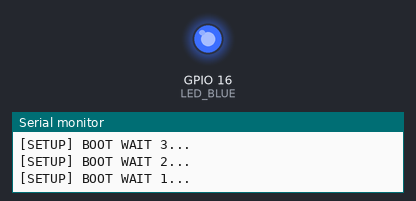
Bench run of a sketch on a simulated ESP8266 (NodeMCU). On the bench: output pins drawn as LEDs (lit = HIGH), the last lines printed to the serial monitor.

Above: at 4.6 s.
At 5.1 s:
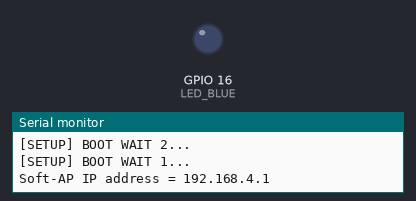
Timing chart, 0 to 6.6 s (numbered marks = the images above):
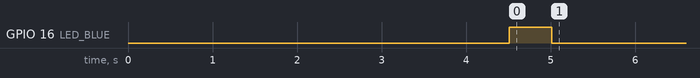

The sketch:

WebSocketServer_LEDcontrol2.ino
```cpp
/*
 * WebSocketServer_LEDcontrol.ino
 *
 *  Created on: 26.11.2015
 *
 */

#include <Arduino.h>

#include <ESP8266WiFi.h>
#include <WebSocketsServer.h>
#include <ESP8266WebServer.h>
#include <ESP8266mDNS.h>
#include <Hash.h>

#define LED_BLUE    16
#define USE_SERIAL Serial

const char WiFiAPPSK[] = "zbamzbam";

ESP8266WebServer server = ESP8266WebServer(80);
WebSocketsServer webSocket = WebSocketsServer(81);

void webSocketEvent(uint8_t num, WStype_t type, uint8_t * payload, size_t lenght) {

    switch(type) {
        case WStype_DISCONNECTED:
            USE_SERIAL.printf("[%u] Disconnected!\n", num);
            break;
        case WStype_CONNECTED: {
            IPAddress ip = webSocket.remoteIP(num);
            USE_SERIAL.printf("[%u] Connected from %d.%d.%d.%d url: %s\n", num, ip[0], ip[1], ip[2], ip[3], payload);

            // send message to client
            webSocket.sendTXT(num, "Connected");
        }
            break;
        case WStype_TEXT:
            USE_SERIAL.printf("[%u] get Text: %s\n", num, payload);

            if(payload[0] == '#') {
                // we get RGB data

                // decode rgb data
                uint32_t rgb = (uint32_t) strtol((const char *) &payload[1], NULL, 16);

                analogWrite(LED_BLUE,   ((rgb >> 0) & 0xFF));
            }

            break;
    }

}

char *generateSSID() {
  uint8_t mac[WL_MAC_ADDR_LENGTH];
  WiFi.softAPmacAddress(mac);
  String macID = String(mac[WL_MAC_ADDR_LENGTH - 2], HEX) + String(mac[WL_MAC_ADDR_LENGTH - 1], HEX);
  macID.toUpperCase();
  String AP_NameString = "zbam-radio-setup-" + macID;
  char AP_NameChar[AP_NameString.length() + 1];

  memset(AP_NameChar, 0, AP_NameString.length() + 1);
  for (int i=0; i<AP_NameString.length(); i++) AP_NameChar[i] = AP_NameString.charAt(i);

  return AP_NameChar;
}

void setup() {
    USE_SERIAL.begin(115200);
    delay(10);
    WiFi.mode(WIFI_AP);
    delay(500);

    USE_SERIAL.println();

    for(uint8_t t = 4; t > 0; t--) {
        USE_SERIAL.printf("[SETUP] BOOT WAIT %d...\n", t);
        USE_SERIAL.flush();
        delay(1000);
    }

    pinMode(LED_BLUE, OUTPUT);
    digitalWrite(LED_BLUE, 1);

    // Create WiFi network
    char *ssid = generateSSID();

    WiFi.softAP(ssid, WiFiAPPSK, 12, false);
    delay(500);

    Serial.print("Soft-AP IP address = ");
    Serial.println(WiFi.softAPIP());

    //WiFi.printDiag(Serial);

    // start webSocket server
    webSocket.begin();
    webSocket.onEvent(webSocketEvent);

    // handle index
    server.on("/", []() {
        // send index.html
        server.send(200, "text/html", "<html><head><script>var connection = new WebSocket('ws://'+location.hostname+':81/', ['arduino']);connection.onopen = function () {  connection.send('Connect ' + new Date()); }; connection.onerror = function (error) {    console.log('WebSocket Error ', error);};connection.onmessage = function (e) {  console.log('Server: ', e.data);};function sendRGB() {  var r = parseInt(document.getElementById('r').value).toString(16);  var g = parseInt(document.getElementById('g').value).toString(16);  var b = parseInt(document.getElementById('b').value).toString(16);  if(r.length < 2) { r = '0' + r; }   if(g.length < 2) { g = '0' + g; }   if(b.length < 2) { b = '0' + b; }   var rgb = '#'+r+g+b;    console.log('RGB: ' + rgb); connection.send(rgb); }</script></head><body>LED Control:<br/><br/>R: <input id=\"r\" type=\"range\" min=\"0\" max=\"255\" step=\"1\" onchange=\"sendRGB();\" /><br/>G: <input id=\"g\" type=\"range\" min=\"0\" max=\"255\" step=\"1\" onchange=\"sendRGB();\" /><br/>B: <input id=\"b\" type=\"range\" min=\"0\" max=\"255\" step=\"1\" onchange=\"sendRGB();\" /><br/></body></html>");
    });

    server.begin();

    digitalWrite(LED_BLUE, 0);

}

void loop() {
    webSocket.loop();
    server.handleClient();
}
```
